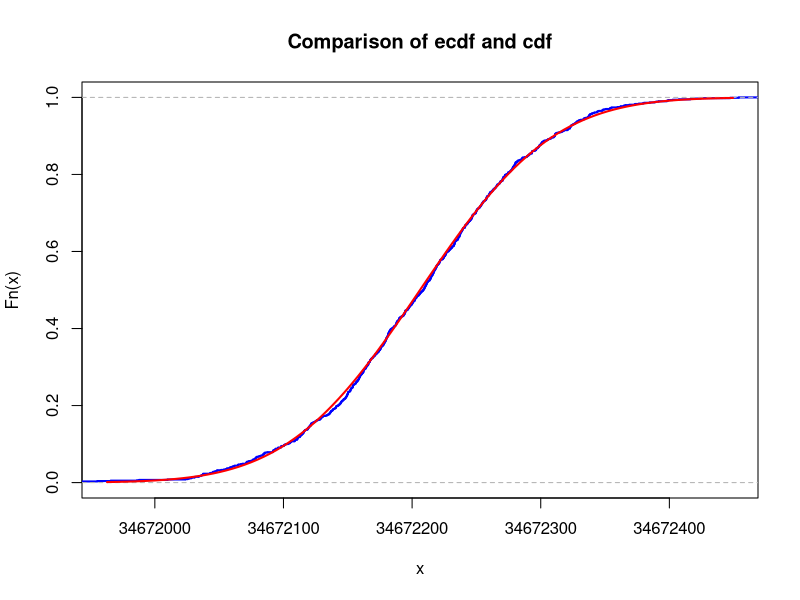
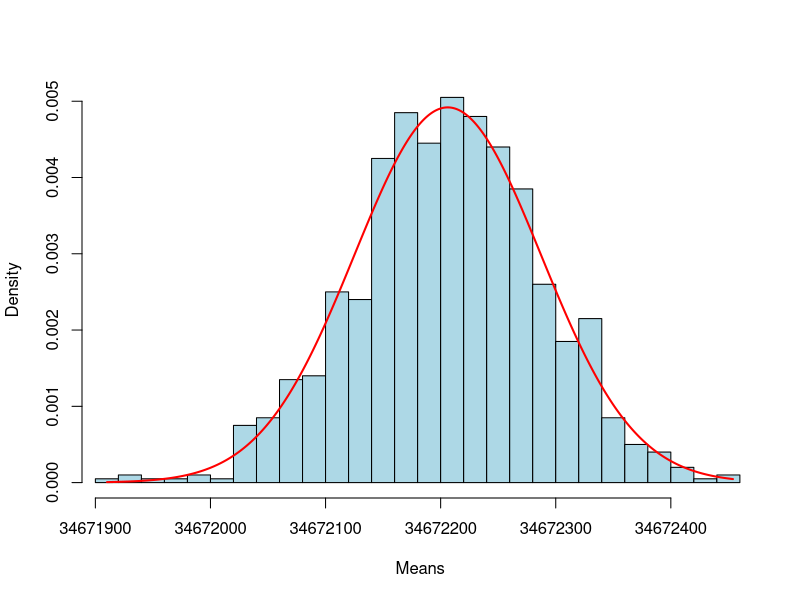
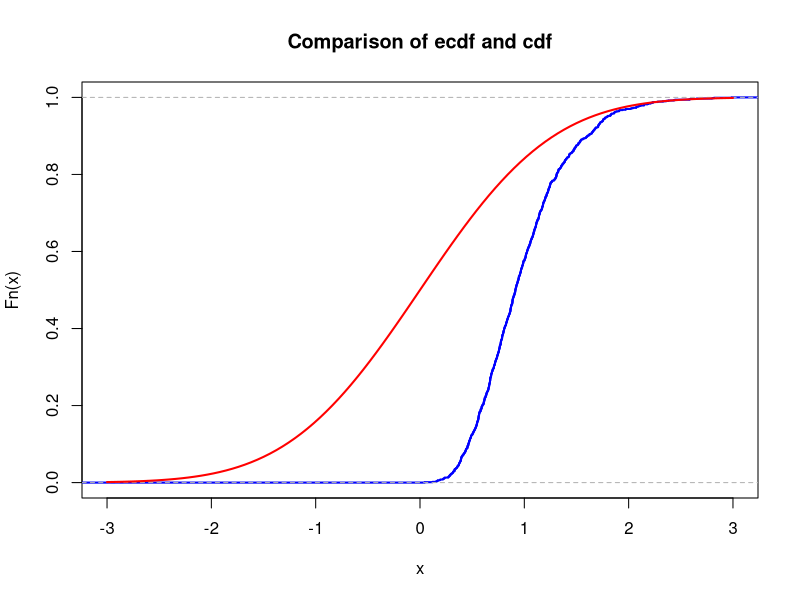

Write R code to recreate these figures, in order.
## ---- chunk 1
id <- 11
set.seed(id)
p <- id/100
# matrices G and H
G <- matrix(c(1, 1, 1, 0, 0, 0, 0,
		1, 0, 0, 1, 1, 0, 0,
		0, 1, 0, 1, 0, 1, 0,
		1, 1, 0, 1, 0, 0, 1), nrow = 4, byrow = TRUE)
H <- t(matrix(c(1, 0, 1, 0, 1, 0, 1,
		0, 1, 1, 0, 0, 1, 1,
		0, 0, 0, 1, 1, 1, 1), nrow = 3, byrow = TRUE))
# cat("The matrix G is: \n") 
#G  
#cat("The matrix H is: \n") 
#H
#cat("The product GH must be zero: \n")
#(G%*%H) %%2
## ---- chunk 2
# generate N messages
message_generator <- function(N) {
  matrix(sample(c(0,1), 4*N, replace = TRUE), nrow = N)
}  
messages <- message_generator(100)
codewords <- (messages %*% G) %% 2
## ---- chunk 3
#  errors <- ...
#  received <-   
## ---- chunk 4
?rpois
T <- 30.1
T_seconds <- T*60*60*24*365
atomic_mass <- 139
lambda <- log(2)/(T_seconds)
N_avogadro <- 6*(10^23)
mass <- id*(10^(-6))
N <- (mass/atomic_mass)*N_avogadro
mu <- N * lambda
K <- 1e3
n <- 5
X <- rpois(n*K, lambda=mu)
# plot(X)
sample_means <- colMeans(matrix(X, nrow=n))
## ---- chunk 5
means <- replicate(K, mean(colMeans(matrix(rpois(n*K, lambda=mu), nrow=n))))

## ---- chunk 6
mu <- mean(means)
sigma <- sd(means)
## ---- chunk 7
xlims <- c(mu-3*sigma,mu+3*sigma)
Fs <- ecdf(means)
plot(Fs, 
     xlim = xlims, 
     ylim = c(0,1),
     col = "blue",
     lwd = 2,
     main = "Comparison of ecdf and cdf")
curve(pnorm(x, mean = mu, sd = sigma), col = "red", lwd = 2, add = TRUE)
## ---- chunk 8
hist(means,
     probability = T,
     breaks = 30,
    #breaks = seq(0.5,6.6),
     main = paste(""),
     col = "lightblue",
     xlab = "Means",
     xlim = c(min(means),max(means))
     )
# superimpose normal distribution
x <- seq(min(means),max(means), by = .01)
lines(x, dnorm(x, mean = mean(means), sd = sd(means)), col ="red", lwd = 2)
## ---- chunk 9
mu <- N * lambda
## ---- chunk 10
find_max_difference <- function(n) {
  means <- replicate(K, mean(colMeans(matrix(rpois(n*K, lambda=mu), nrow=n))))
  norm_mu <- mean(means)
  sigma <- sd(means)
  x <- seq(min(means), max(means),by = .001)
  difference <- max(abs(ecdf(means)(x)-pnorm(x, mean = mu, sd = sigma)))
  return (difference)
}
## ---- chunk 11
difference_n1 <- find_max_difference(5)
difference_n2 <- find_max_difference(10)
difference_n3 <- find_max_difference(50)
difference_n1
difference_n2
difference_n3
## ---- chunk 12
samples <- colSums(matrix(rpois(n*K, lambda=mu), nrow=n))
condit <- length(which(samples<8*(10^8)))
condit
## ---- chunk 13
nu1 <- 1  # change this!
K <- 1e3
n <- 5
sample_means <- colMeans(matrix(rexp(n*K, rate = nu1), nrow=n))
## ---- chunk 14
mu <- 0       # change this!
sigma <- 1    # change this!
## ---- chunk 15
xlims <- c(mu-3*sigma,mu+3*sigma)
Fs <- ecdf(sample_means)
plot(Fs, 
     xlim = xlims, 
     col = "blue",
     lwd = 2,
     main = "Comparison of ecdf and cdf")
curve(pnorm(x, mean = mu, sd = sigma), col = "red", lwd = 2, add = TRUE)
